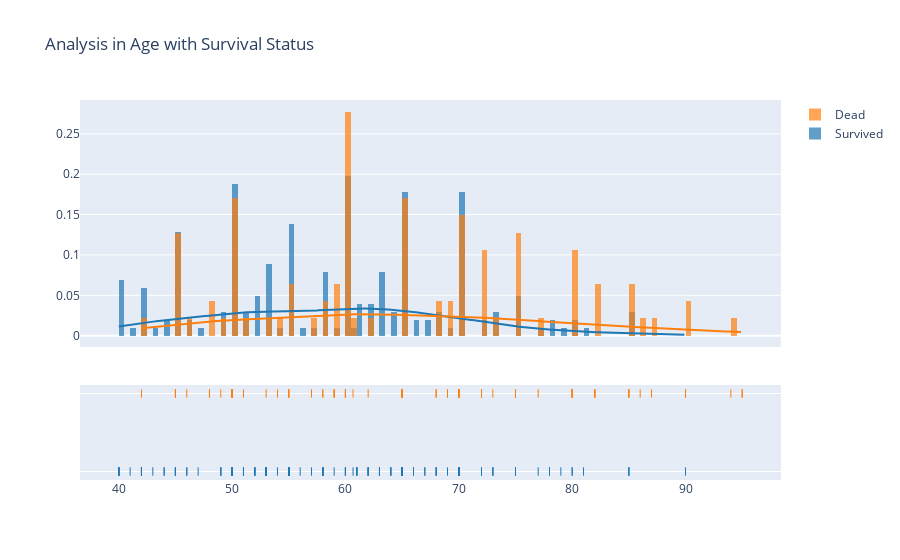

The code cell stored with this chart in its notebook:
### Markdown cell above
# Gender Factor Analysis

### Code cell
survive = heart_data[heart_data['DEATH_EVENT']==0]['age']
dead = heart_data[heart_data['DEATH_EVENT']==1]['age']

hist_data = [survive, dead]
group_labels = ['Survived', 'Dead']

fig = ff.create_distplot(hist_data, group_labels, bin_size=0.5)
fig.update_layout(title_text='Analysis in Age with Survival Status')
fig.show()

### Figure 1 — Plotly figure (JSON) as saved in the notebook; plotly's stock layout.template omitted (floating-point values rounded to 4 significant figures; data arrays with more than 128 entries replaced by an {"elided": "..."} marker saying what was removed)
{"data": [{"autobinx": false, "histnorm": "probability density", "legendgroup": "Survived", "marker": {"color": "rgb(31, 119, 180)"}, "name": "Survived", "opacity": 0.7, "x": {"elided": "203 float values"}, "xaxis": "x", "xbins": {"end": 90, "size": 0.5, "start": 40}, "yaxis": "y", "type": "histogram"}, {"autobinx": false, "histnorm": "probability density", "legendgroup": "Dead", "marker": {"color": "rgb(255, 127, 14)"}, "name": "Dead", "opacity": 0.7, "x": [75, 55, 65, 50, 65, 90, 75, 60, 65, 80, 75, 62, 45, 50, 82, 87, 45, 70, 48, 65, 68, 75, 80, 95, 70, 58, 82, 94, 85, 50, 65, 69, 90, 82, 60, 70, 50, 70, 60, 50, 51, 60, 80, 57, 68, 53, 60, 70, 60, 95, 49, 72, 45, 50, 45, 60, 42, 72, 70, 65, 85, 69, 60, 60, 59, 60, 72, 85, 70, 86, 60, 46, 80, 72, 75, 72, 50, 45, 80, 59, 59, 65, 75, 58, 60.67, 50, 60, 45, 77, 48, 54, 73, 60, 55, 65, 55], "xaxis": "x", "xbins": {"end": 95, "size": 0.5, "start": 42}, "yaxis": "y", "type": "histogram"}, {"legendgroup": "Survived", "marker": {"color": "rgb(31, 119, 180)"}, "mode": "lines", "name": "Survived", "showlegend": false, "x": {"elided": "500 float values"}, "xaxis": "x", "y": {"elided": "500 float values"}, "yaxis": "y", "type": "scatter"}, {"legendgroup": "Dead", "marker": {"color": "rgb(255, 127, 14)"}, "mode": "lines", "name": "Dead", "showlegend": false, "x": {"elided": "500 float values"}, "xaxis": "x", "y": {"elided": "500 float values"}, "yaxis": "y", "type": "scatter"}, {"legendgroup": "Survived", "marker": {"color": "rgb(31, 119, 180)", "symbol": "line-ns-open"}, "mode": "markers", "name": "Survived", "showlegend": false, "x": {"elided": "203 float values"}, "xaxis": "x", "y": {"elided": "203 str values"}, "yaxis": "y2", "type": "scatter"}, {"legendgroup": "Dead", "marker": {"color": "rgb(255, 127, 14)", "symbol": "line-ns-open"}, "mode": "markers", "name": "Dead", "showlegend": false, "x": [75, 55, 65, 50, 65, 90, 75, 60, 65, 80, 75, 62, 45, 50, 82, 87, 45, 70, 48, 65, 68, 75, 80, 95, 70, 58, 82, 94, 85, 50, 65, 69, 90, 82, 60, 70, 50, 70, 60, 50, 51, 60, 80, 57, 68, 53, 60, 70, 60, 95, 49, 72, 45, 50, 45, 60, 42, 72, 70, 65, 85, 69, 60, 60, 59, 60, 72, 85, 70, 86, 60, 46, 80, 72, 75, 72, 50, 45, 80, 59, 59, 65, 75, 58, 60.67, 50, 60, 45, 77, 48, 54, 73, 60, 55, 65, 55], "xaxis": "x", "y": ["Dead", "Dead", "Dead", "Dead", "Dead", "Dead", "Dead", "Dead", "Dead", "Dead", "Dead", "Dead", "Dead", "Dead", "Dead", "Dead", "Dead", "Dead", "Dead", "Dead", "Dead", "Dead", "Dead", "Dead", "Dead", "Dead", "Dead", "Dead", "Dead", "Dead", "Dead", "Dead", "Dead", "Dead", "Dead", "Dead", "Dead", "Dead", "Dead", "Dead", "Dead", "Dead", "Dead", "Dead", "Dead", "Dead", "Dead", "Dead", "Dead", "Dead", "Dead", "Dead", "Dead", "Dead", "Dead", "Dead", "Dead", "Dead", "Dead", "Dead", "Dead", "Dead", "Dead", "Dead", "Dead", "Dead", "Dead", "Dead", "Dead", "Dead", "Dead", "Dead", "Dead", "Dead", "Dead", "Dead", "Dead", "Dead", "Dead", "Dead", "Dead", "Dead", "Dead", "Dead", "Dead", "Dead", "Dead", "Dead", "Dead", "Dead", "Dead", "Dead", "Dead", "Dead", "Dead", "Dead"], "yaxis": "y2", "type": "scatter"}], "layout": {"barmode": "overlay", "hovermode": "closest", "legend": {"traceorder": "reversed"}, "xaxis": {"anchor": "y2", "domain": [0, 1], "zeroline": false}, "yaxis": {"anchor": "free", "domain": [0.35, 1], "position": 0}, "yaxis2": {"anchor": "x", "domain": [0, 0.25], "dtick": 1, "showticklabels": false}, "title": {"text": "Analysis in Age with Survival Status"}}}
